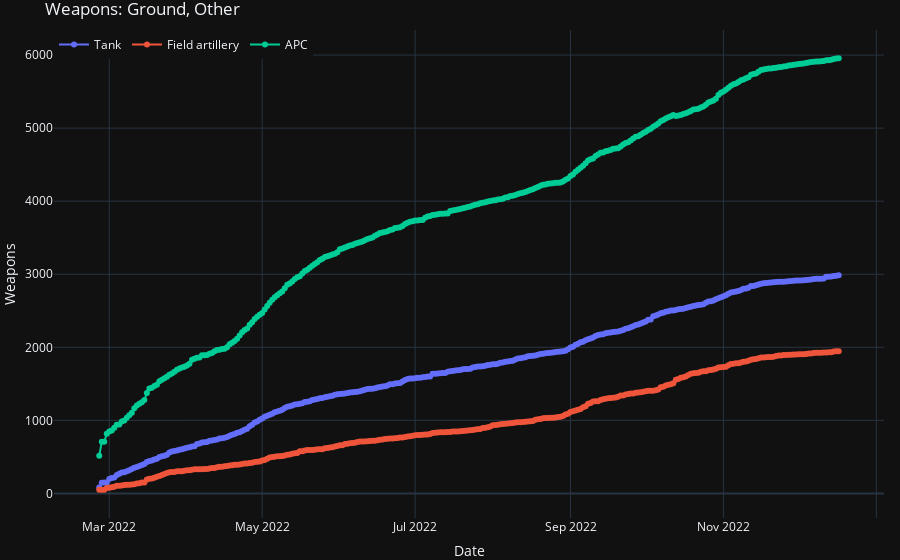

Notebook code for this chart:
### Code cell
x =  df1['date']
y0 = df1['tank']
y1 = df1['field artillery']
y2 = df1['APC']

fig = go.Figure()
fig.add_trace(go.Scatter(x=x, y=y0,
                    mode='lines+markers',
                    name='Tank'))
fig.add_trace(go.Scatter(x=x, y=y1,
                    mode='lines+markers',
                    name='Field artillery'))
fig.add_trace(go.Scatter(x=x, y=y2,
                    mode='lines+markers',
                    name='APC'))

fig.update_layout(legend_orientation="h",
                  legend=dict(x=0, y=1, traceorder="normal"),
                  title="Weapons: Ground, Other",
                  xaxis_title="Date",
                  yaxis_title="Weapons ",
                  margin=dict(l=0, r=0, t=30, b=0))
fig.show()

### Figure 1 — Plotly figure (JSON) as saved in the notebook; plotly's stock layout.template omitted (floating-point values rounded to 4 significant figures; data arrays with more than 128 entries replaced by an {"elided": "..."} marker saying what was removed)
{"data": [{"mode": "lines+markers", "name": "Tank", "type": "scatter", "x": {"elided": "296 str values"}, "y": {"elided": "296 int values"}}, {"mode": "lines+markers", "name": "Field artillery", "type": "scatter", "x": {"elided": "296 str values"}, "y": {"elided": "296 int values"}}, {"mode": "lines+markers", "name": "APC", "type": "scatter", "x": {"elided": "296 str values"}, "y": {"elided": "296 int values"}}], "layout": {"legend": {"orientation": "h", "traceorder": "normal", "x": 0, "y": 1}, "margin": {"b": 0, "l": 0, "r": 0, "t": 30}, "title": {"text": "Weapons: Ground, Other"}, "xaxis": {"title": {"text": "Date"}}, "yaxis": {"title": {"text": "Weapons "}}}}
